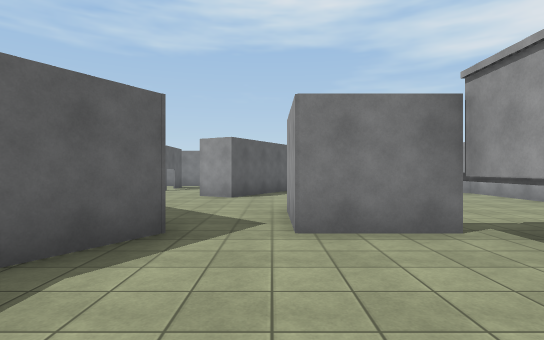
View 1 (above)

24 first-person views from a walk through a Unity game level. The camera is 1.5 m above the floor, looks level and sees 80° across. The floor is counted in squares, 2 m on a side. Each view is taken from the middle of a square. On the plan, view 1 faces up. The plan holds only what a view shows up to about 11 squares ahead; the rest is blank. The place goes on beyond the plan. Surface patterns are stand-ins for the level's own textures.

View 2
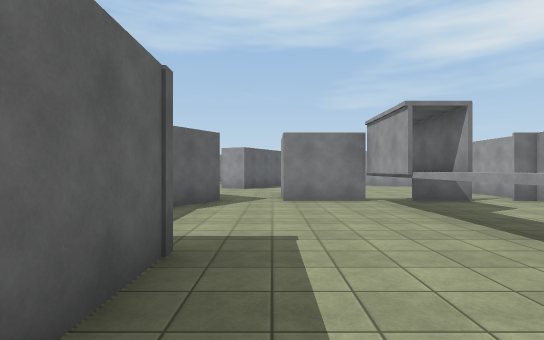

View 3
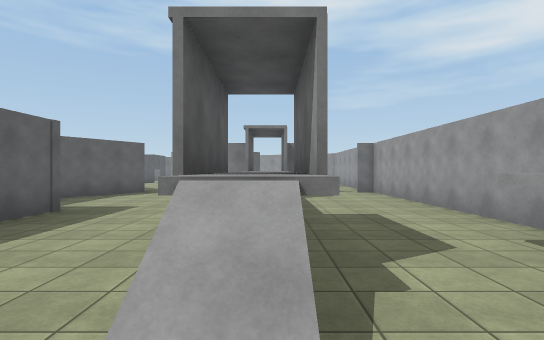

View 4
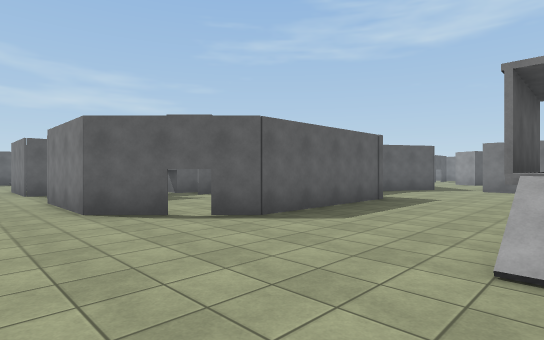

View 5
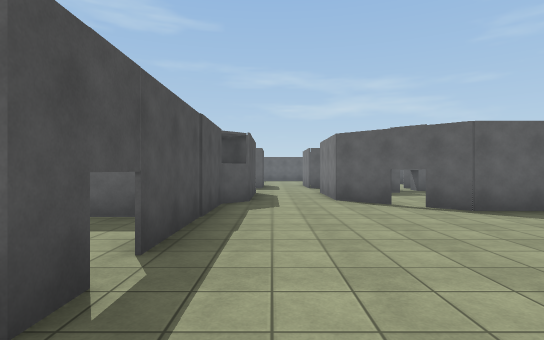

View 6
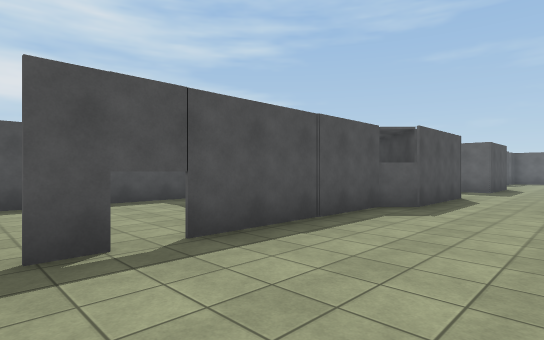

View 7
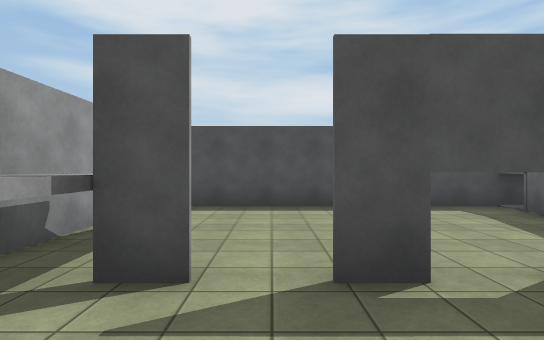

View 8
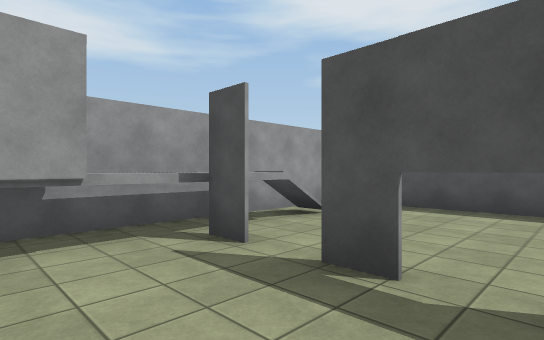

View 9
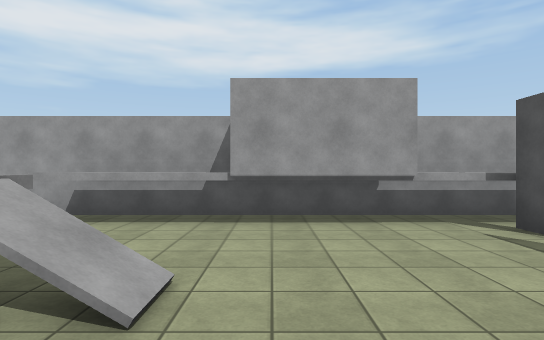

View 10
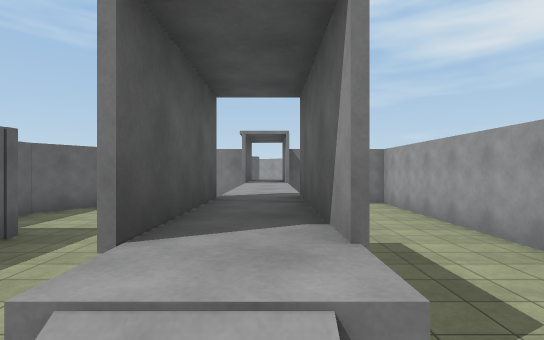

View 11
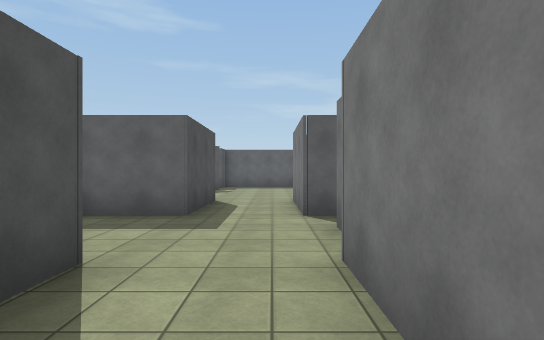

View 12
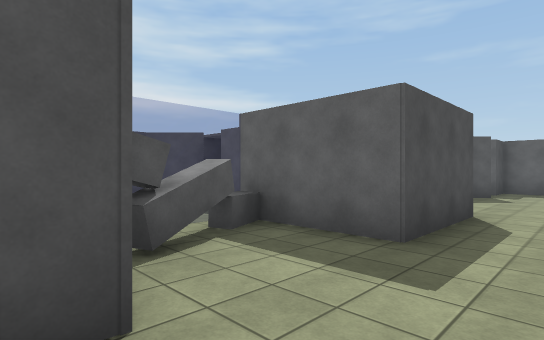

View 13
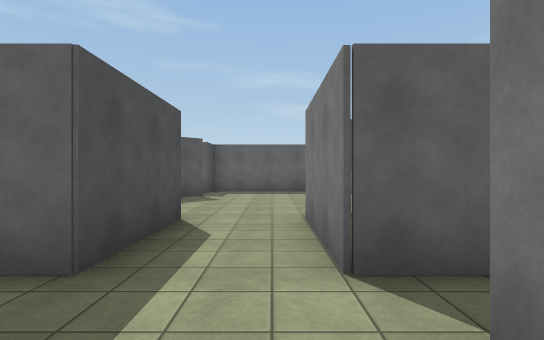

View 14
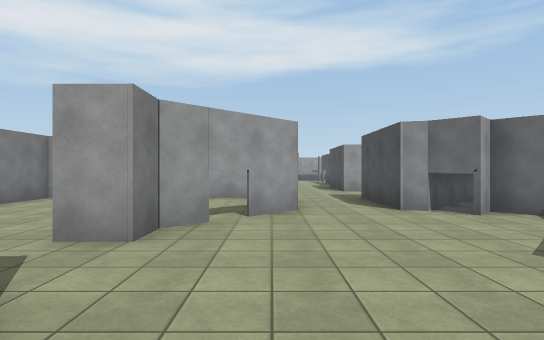

View 15
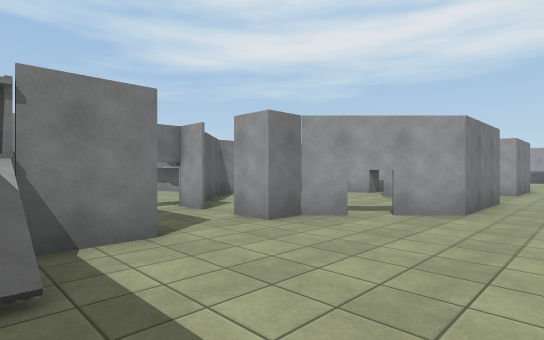

View 16
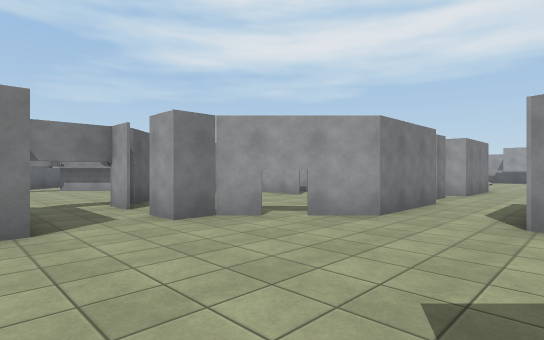

View 17
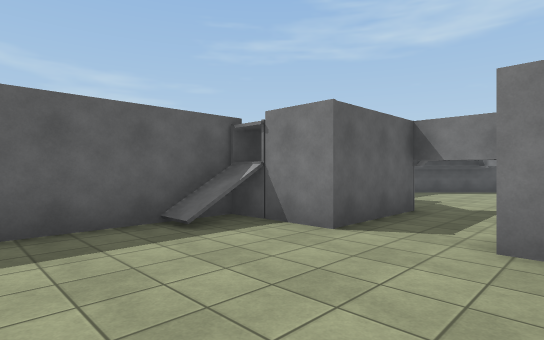

View 18
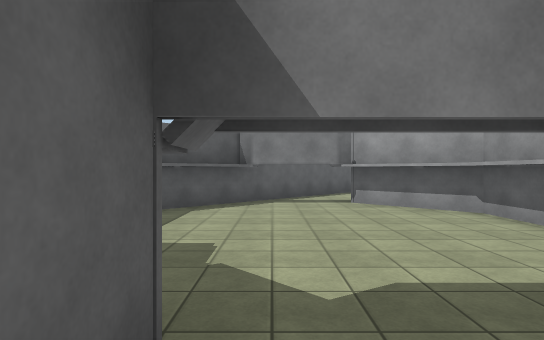

View 19
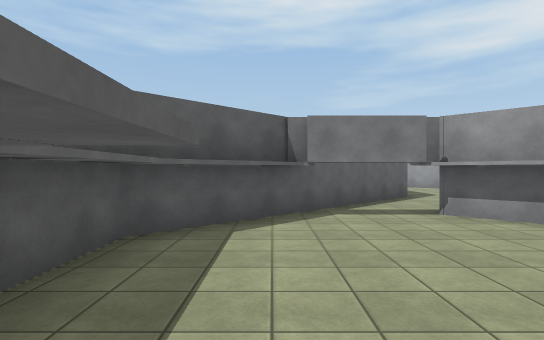

View 20
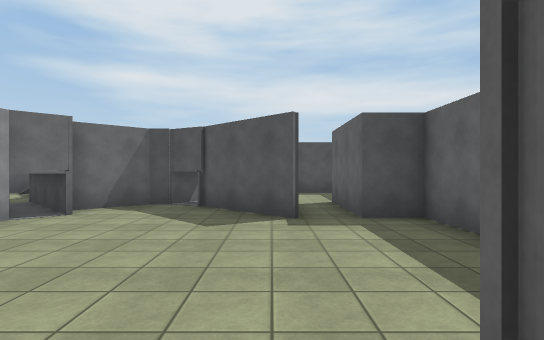

View 21
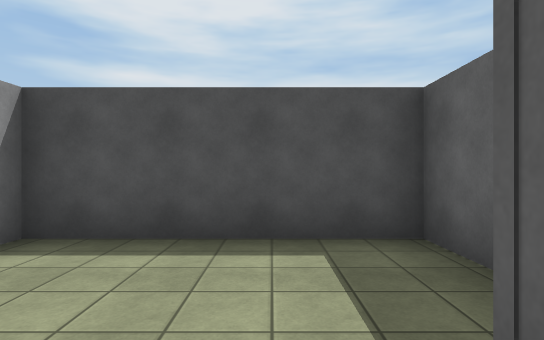

View 22
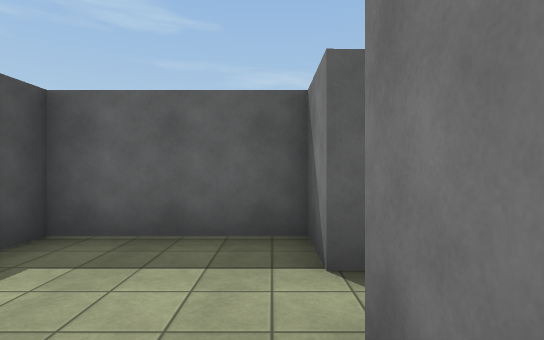

View 23
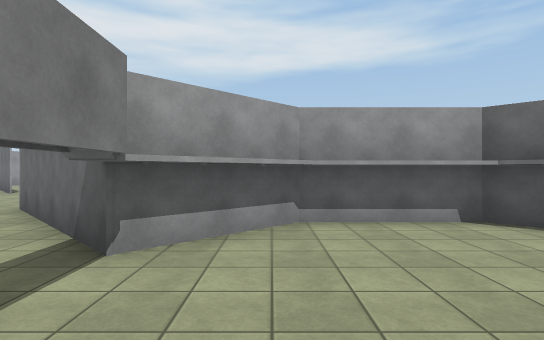

View 24
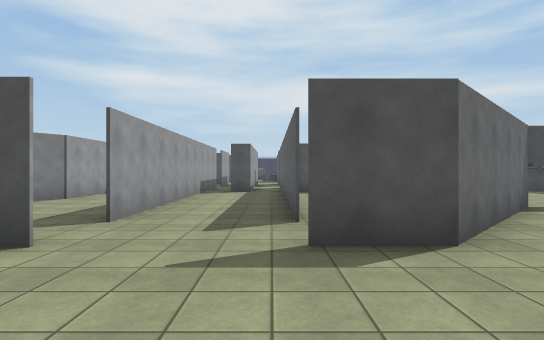

### Floor plan
Key: @ floor where view 1 was taken; # wall or solid block; x gap in a wall; . main floor; : floor 0.25 m higher than the main floor; + floor 1.5 m higher than the main floor; / step, stairs or slope; = window, fence, low wall or low ledge; ^ raised ledge; T thing the floor can be seen under or through.
Columns run from 18 left of view 1 to 7 right of it. Each row starts with its distance up from view 1.
 11                  ##     #
 10           .    .##.     .#
  9          ...   ..#.    ..#
  8       .......  ....    ..#
  7      #..##...#  ...   ...#
  6     #..##.....  ..#  ....#
  5    #..## .#.#..  .#  ....#
  4   #..##  .#.#.. #x##TTT.##
  3  ##..##  .#.#...#...TT...#
  2 ##....## .#.# .##...TT...#
  1 #......# .#.#  #.....+...#
  0 #......# .#.#  #..@..+...#
 -1 ##....#####.#  ###...+...#
 -2  #...##...# #    #...+...#
 -3  ##..#....###    #..##...#
 -4   #........#     #..##..##
 -5  ^#..#....##     #...+..#
 -6 #/...TT...#     ##.../..#
 -7 #/....TT#########......##
 -8 #......................##
 -9 #.......................#
-10  #.#...###...#########.##
-11  #.#...#^#.^##   #......#
-12  #.#### ^^==     #......##
-13 #....#   #.      #.......#
-14 #....#   #:      #.......#
-15 #....#   #..     ########
-16 ######    ###

Where each view was taken, in squares from view 1:
view 1: 0 up, 0 right, facing up
view 2: 4 down, 0 right, facing up
view 3: 7 down, 3 right, facing up
view 4: 9 down, 3 right, facing up-left
view 5: 9 down, 5 right, facing left
view 6: 7 down, 4 right, facing down-left
view 7: 8 down, 4 right, facing down
view 8: 8 down, 2 right, facing down-right
view 9: 7 down, 1 right, facing right
view 10: 6 down, 3 right, facing up
view 11: 8 down, 3 left, facing left
view 12: 8 down, 5 left, facing down-left
view 13: 8 down, 6 left, facing left
view 14: 7 down, 17 left, facing right
view 15: 9 down, 17 left, facing up-right
view 16: 10 down, 16 left, facing up-right
view 17: 9 down, 13 left, facing up-left
view 18: 4 down, 15 left, facing up
view 19: 2 down, 16 left, facing up
view 20: 5 down, 15 left, facing down
view 21: 12 down, 16 left, facing down
view 22: 13 down, 14 left, facing left
view 23: 2 up, 16 left, facing right
view 24: 10 up, 8 left, facing down
